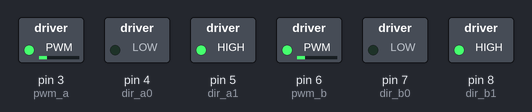
A sketch run on a simulated Arduino Uno, built with avr-gcc and run on an emulated ATmega328P. On the bench: switched loads named in the sketch (green lamp = pin HIGH).

Above: at 0.05 s.
At 1.65 s:
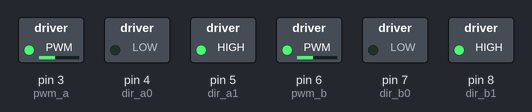
At 2.45 s:
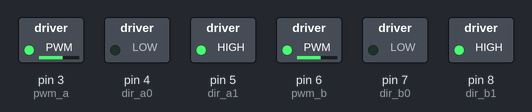
At 3.25 s:
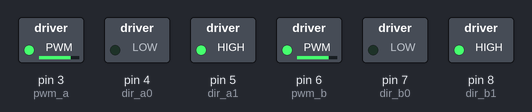
At 5.05 s:
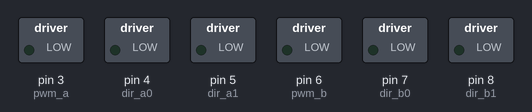
At 6.45 s:
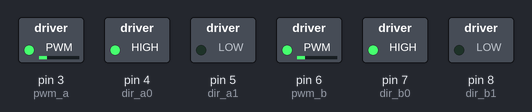
Timing chart, 0 to 8.5 s (numbered marks = the images above):
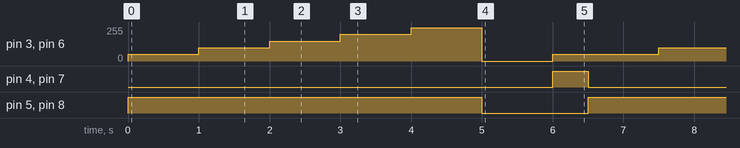

The sketch:

testisofta_ajamiseen.ino
```cpp
// (licence header left out)
int pwm_a = 3;   // Channel A speed
int pwm_b = 6;   // Channel B speed
int dir_a0 = 4;  // Channel A direction 0
int dir_a1 = 5;  // Channel A direction 1
int dir_b0 = 7;  // Channel B direction 0
int dir_b1 = 8;  // Channel B direction 1

//char inbit; // A place to store serial input


void setup()
{

  //Serial.begin(9600); // Pour a bowl of serial

  pinMode(pwm_a, OUTPUT);  // Set control pins to be outputs
  pinMode(pwm_b, OUTPUT);
  pinMode(dir_a0, OUTPUT);
  pinMode(dir_a1, OUTPUT);
  pinMode(dir_b0, OUTPUT);
  pinMode(dir_b1, OUTPUT);

}

void loop()
{
  forward(50);
  delay(1000);
  forward(100);
  delay(1000);
  forward(150);
  delay(1000);
  forward(200);
  delay(1000);
  forward(250);
  delay(1000);
  shutoff();
  delay(1000);
  reverse(50);
  delay(500);
  shutoff();
}

void forward(int speed) // Move Forward
{

digitalWrite(dir_a0, 0);
digitalWrite(dir_a1, 1);
digitalWrite(dir_b0, 0);
digitalWrite(dir_b1, 1);

analogWrite(pwm_a, speed);
analogWrite(pwm_b, speed);

}

void reverse(int speed) // Move Backward
{

digitalWrite(dir_a0, 1);
digitalWrite(dir_a1, 0);
digitalWrite(dir_b0, 1);
digitalWrite(dir_b1, 0);

analogWrite(pwm_a, speed);
analogWrite(pwm_b, speed);

}

void turnL(int speed) // Turn Left while moving forward
{

digitalWrite(dir_a0, 0);
digitalWrite(dir_a1, 1);
digitalWrite(dir_b0, 0);
digitalWrite(dir_b1, 1);

analogWrite(pwm_a, speed);
analogWrite(pwm_b, speed/4);

}

void turnR(int speed) // Turn Right while moving forward
{

digitalWrite(dir_a0, 0);
digitalWrite(dir_a1, 1);
digitalWrite(dir_b0, 0);
digitalWrite(dir_b1, 1);

analogWrite(pwm_a, speed/4);
analogWrite(pwm_b, speed);

}


void spinL(int speed) // Spin Left in place
{

digitalWrite(dir_a0, 0);
digitalWrite(dir_a1, 1);
digitalWrite(dir_b0, 1);
digitalWrite(dir_b1, 0);

analogWrite(pwm_a, speed/2);
analogWrite(pwm_b, speed/2);

}

void spinR(int speed) // Spin Right in place
{

digitalWrite(dir_a0, 1);
digitalWrite(dir_a1, 0);
digitalWrite(dir_b0, 0);
digitalWrite(dir_b1, 1);

analogWrite(pwm_a, speed/2);
analogWrite(pwm_b, speed/2);

}

void brake() // Short brake
{

digitalWrite(dir_a0, 1);
digitalWrite(dir_a1, 1);
digitalWrite(dir_b0, 1);
digitalWrite(dir_b1, 1);

analogWrite(pwm_a, 0);
analogWrite(pwm_b, 0);

}

void shutoff() // Stop Motors w/o braking
{

digitalWrite(dir_a0, 0);
digitalWrite(dir_a1, 0);
digitalWrite(dir_b0, 0);
digitalWrite(dir_b1, 0);

analogWrite(pwm_a, 0);
analogWrite(pwm_b, 0);

}

void draw() // Serial Instructions
{
  Serial.println("          DuckBot 2015          ");
  Serial.println("                                ");
  Serial.println("   -------------------------    ");
  Serial.println("   |       |       |       |    ");
  Serial.println("   |   Q   |   W   |   E   |    ");
  Serial.println("   | turnL |forward| turnR |    ");
  Serial.println("   -------------------------    ");
  Serial.println("   |       |       |       |    ");
  Serial.println("   |   A   |   S   |   D   |    ");
  Serial.println("   | spinL |reverse| spinR |    ");
  Serial.println("   -------------------------    ");
  Serial.println("   |       |       |       |    ");
  Serial.println("   |   Z   |   X   |   C   |    ");
  Serial.println("   |servo L| brake |servo R|    ");
  Serial.println("   -------------------------    ");
  Serial.println("                                ");
}
```

Measured:
- by itself, pin 3 (pwm_a), pin 6 (pwm_b): repeats every 6.5 s: 100/255 1.0 s, 150/255 1.0 s, 200/255 1.0 s, 250/255 1.0 s, 0/255 1.0 s, 50/255 1.5 s
- by itself, pin 4 (dir_a0), pin 7 (dir_b0): alternates HIGH for 0.50 s and LOW for 6.0 s
- by itself, pin 5 (dir_a1), pin 8 (dir_b1): alternates HIGH for 5.0 s and LOW for 1.5 s
